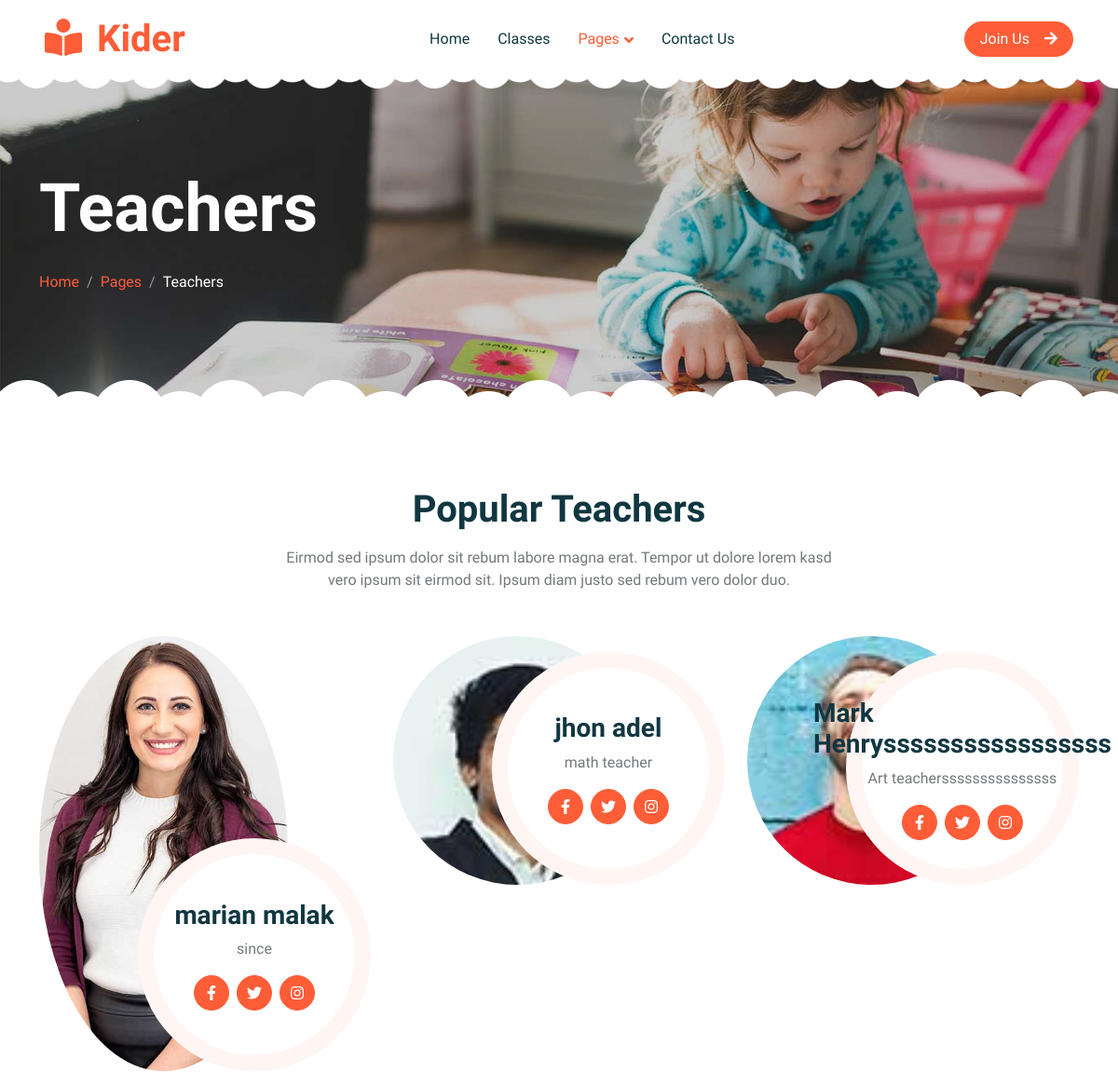
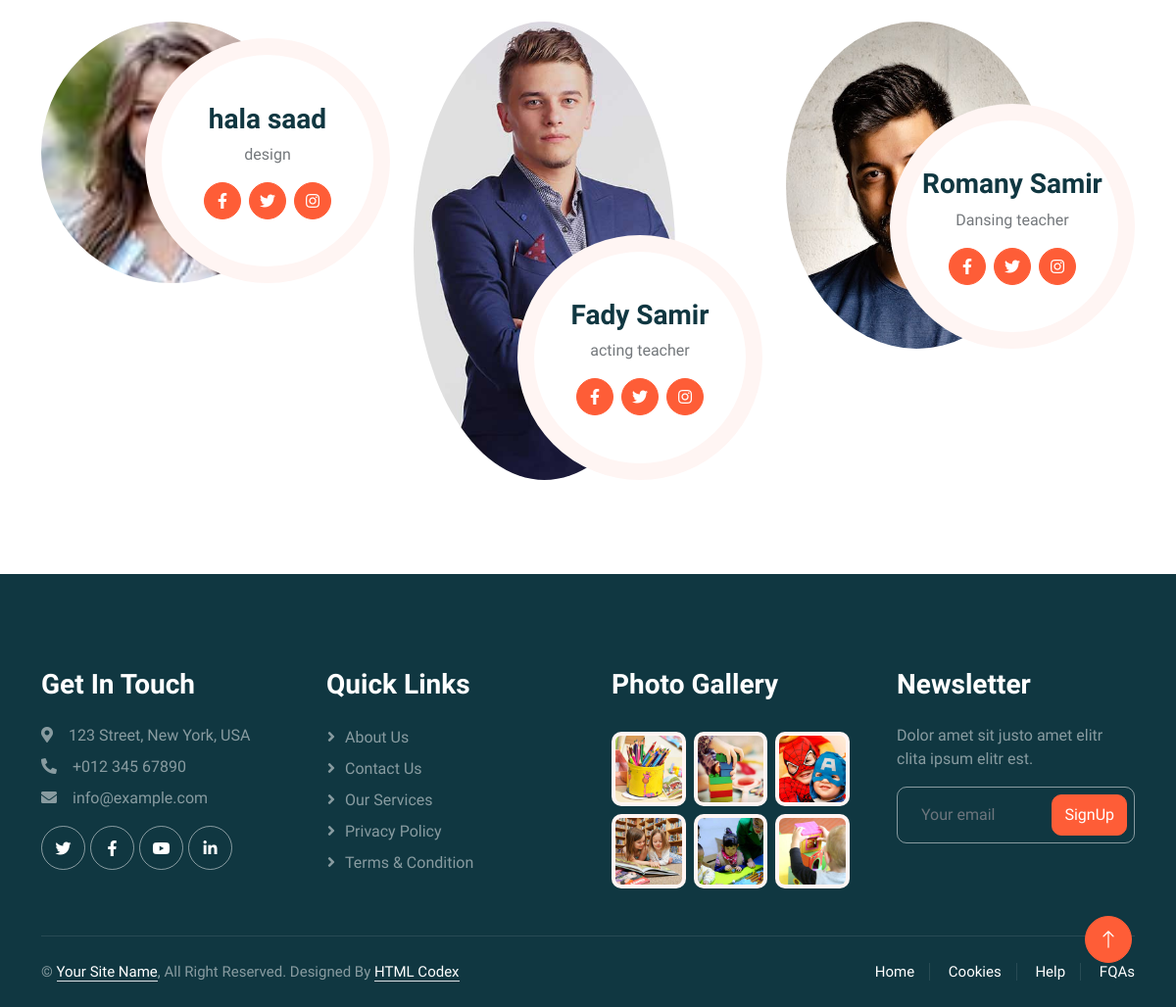
The app's page /team.php with its own data (2 pictures, top to bottom).
### tables this page shows
CREATE TABLE `teachers` (
  `id` int(11) NOT NULL,
  `regDate` timestamp NOT NULL DEFAULT current_timestamp(),
  `fullName` varchar(50) NOT NULL,
  `jobTitle` varchar(50) NOT NULL,
  `published` tinyint(4) NOT NULL,
  `image` varchar(50) NOT NULL
);

### team.php (called while the page is built)
<?php
require_once "pagesIncludes/header.php";
require_once "includes/team.php";
require_once "pagesIncludes/footer.php";
?>

### includes/team.php (the view, shortened to what this page needs)
<?php
require_once "admin/includes/conn.php";
$sql = " SELECT * FROM `teachers` WHERE `published`=1 ;";
$stmt = $conn->prepare($sql);
$stmt->execute();
$teachers = $stmt->fetchAll();
?>
<div class="container-xxl py-5">
            <div class="container">
                <div class="text-center mx-auto mb-5 wow fadeInUp" data-wow-delay="0.1s" style="max-width: 600px;">
                    <h1 class="mb-3">Popular Teachers</h1>
                    <p>Eirmod sed ipsum dolor sit rebum labore magna erat. Tempor ut dolore lorem kasd vero ipsum sit
                        eirmod sit. Ipsum diam justo sed rebum vero dolor duo.</p>
                </div>
                <div class="row g-4">
                <?php  foreach($teachers as $teacher){ ?>
                    <div class="col-lg-4 col-md-6 wow fadeInUp" data-wow-delay="0.1s">
                        <div class="team-item position-relative">
                            <img class="img-fluid rounded-circle w-75" src="img/<?php echo $teacher['image'] ?>" alt="">
                            <div class="team-text">
                                <h3><?php echo $teacher['fullName']; ?></h3>
                                <p><?php echo $teacher['jobTitle']; ?></p>
                                <div class="d-flex align-items-center">
                                    <a class="btn btn-square btn-primary mx-1" href="https://www.facebook.com/"><i class="fab fa-facebook-f"></i></a>
                                    <a class="btn btn-square btn-primary  mx-1" href="https://x.com/?lang=en"><i class="fab fa-twitter"></i></a>
                                    <a class="btn btn-square btn-primary  mx-1" href="https://www.instagram.com/?hl=en"><i class="fab fa-instagram"></i></a>
                                </div>
                            </div>
                        </div>
                    </div>
                <?php } ?>
                </div>
            </div>
        </div>

### pagesIncludes/header.php (shortened to what this page needs)
<!DOCTYPE html>
<html lang="en">
<head>
    <link href="https://cdnjs.cloudflare.com/ajax/libs/font-awesome/5.10.0/css/all.min.css" rel="stylesheet">
    <link href="https://cdn.jsdelivr.net/npm/bootstrap-icons@1.4.1/font/bootstrap-icons.css" rel="stylesheet">
    <link href="lib/animate/animate.min.css" rel="stylesheet">
    <link href="lib/owlcarousel/assets/owl.carousel.min.css" rel="stylesheet">
    <link href="css/bootstrap.min.css" rel="stylesheet">
    <link href="css/style.css" rel="stylesheet">
</head>
<body>
    <div class="container-xxl bg-white p-0">
        <nav class="navbar navbar-expand-lg bg-white navbar-light sticky-top px-4 px-lg-5 py-lg-0">
            <a href="index.html" class="navbar-brand">
                <h1 class="m-0 text-primary"><i class="fa fa-book-reader me-3"></i>Kider</h1>
            </a>
            <div class="collapse navbar-collapse" id="navbarCollapse">
                <div class="navbar-nav mx-auto">
                    <a href="index.php" class="nav-item nav-link">Home</a>
                    <a href="classes.php" class="nav-item nav-link">Classes</a>
                    <div class="nav-item dropdown">
                        <a href="#" class="nav-link dropdown-toggle active" data-bs-toggle="dropdown">Pages</a>
                    </div>
                    <a href="contact.html" class="nav-item nav-link">Contact Us</a>
                </div>
                <a href="" class="btn btn-primary rounded-pill px-3 d-none d-lg-block">Join Us<i class="fa fa-arrow-right ms-3"></i></a>
            </div>
        </nav>
        <div class="container-xxl py-5 page-header position-relative mb-5">
            <div class="container py-5">
                <h1 class="display-2 text-white animated slideInDown mb-4">Teachers</h1>
                <nav aria-label="breadcrumb animated slideInDown">
                    <ol class="breadcrumb">
                        <li class="breadcrumb-item"><a href="#">Home</a></li>
                        <li class="breadcrumb-item"><a href="#">Pages</a></li>
                        <li class="breadcrumb-item text-white active" aria-current="page">Teachers</li>
                    </ol>
                </nav>
            </div>
        </div>

### pagesIncludes/footer.php (shortened to what this page needs)
 <div class="container-fluid bg-dark text-white-50 footer pt-5 mt-5 wow fadeIn" data-wow-delay="0.1s">
            <div class="container py-5">
                <div class="row g-5">
                    <div class="col-lg-3 col-md-6">
                        <h3 class="text-white mb-4">Get In Touch</h3>
                        <p class="mb-2"><i class="fa fa-map-marker-alt me-3"></i>123 Street, New York, USA</p>
                        <p class="mb-2"><i class="fa fa-phone-alt me-3"></i>+012 345 67890</p>
                        <p class="mb-2"><i class="fa fa-envelope me-3"></i>info@example.com</p>
                        <div class="d-flex pt-2">
                            <a class="btn btn-outline-light btn-social" href=""><i class="fab fa-twitter"></i></a>
                            <a class="btn btn-outline-light btn-social" href=""><i class="fab fa-facebook-f"></i></a>
                            <a class="btn btn-outline-light btn-social" href=""><i class="fab fa-youtube"></i></a>
                            <a class="btn btn-outline-light btn-social" href=""><i class="fab fa-linkedin-in"></i></a>
                        </div>
                    </div>
                    <div class="col-lg-3 col-md-6">
                        <h3 class="text-white mb-4">Quick Links</h3>
                        <a class="btn btn-link text-white-50" href="">About Us</a>
                        <a class="btn btn-link text-white-50" href="">Contact Us</a>
                        <a class="btn btn-link text-white-50" href="">Our Services</a>
                        <a class="btn btn-link text-white-50" href="">Privacy Policy</a>
                        <a class="btn btn-link text-white-50" href="">Terms & Condition</a>
                    </div>
                    <div class="col-lg-3 col-md-6">
                        <h3 class="text-white mb-4">Photo Gallery</h3>
                        <div class="row g-2 pt-2">
                            <div class="col-4">
                                <img class="img-fluid rounded bg-light p-1" src="img/classes-1.jpg" alt="">
                            </div>
                            <div class="col-4">
                                <img class="img-fluid rounded bg-light p-1" src="img/classes-2.jpg" alt="">
                            </div>
                            <div class="col-4">
                                <img class="img-fluid rounded bg-light p-1" src="img/classes-3.jpg" alt="">
                            </div>
                            <div class="col-4">
                                <img class="img-fluid rounded bg-light p-1" src="img/classes-4.jpg" alt="">
                            </div>
                            <div class="col-4">
                                <img class="img-fluid rounded bg-light p-1" src="img/classes-5.jpg" alt="">
                            </div>
                            <div class="col-4">
                                <img class="img-fluid rounded bg-light p-1" src="img/classes-6.jpg" alt="">
                            </div>
                        </div>
                    </div>
                    <div class="col-lg-3 col-md-6">
                        <h3 class="text-white mb-4">Newsletter</h3>
                        <p>Dolor amet sit justo amet elitr clita ipsum elitr est.</p>
                        <div class="position-relative mx-auto" style="max-width: 400px;">
                            <input class="form-control bg-transparent w-100 py-3 ps-4 pe-5" type="text" placeholder="Your email">
                            <button type="button" class="btn btn-primary py-2 position-absolute top-0 end-0 mt-2 me-2">SignUp</button>
                        </div>
                    </div>
                </div>
            </div>
            <div class="container">
                <div class="copyright">
                    <div class="row">
                        <div class="col-md-6 text-center text-md-start mb-3 mb-md-0">
                            &copy; <a class="border-bottom" href="#">Your Site Name</a>, All Right Reserved.
							Designed By <a class="border-bottom" href="https://htmlcodex.com">HTML Codex</a>
                        </div>
                        <div class="col-md-6 text-center text-md-end">
                            <div class="footer-menu">
                                <a href="">Home</a>
                                <a href="">Cookies</a>
                                <a href="">Help</a>
                                <a href="">FQAs</a>
                            </div>
                        </div>
                    </div>
                </div>
            </div>
        </div>
        <a href="#" class="btn btn-lg btn-primary btn-lg-square back-to-top"><i class="bi bi-arrow-up"></i></a>
    </div>
</body>
</html>

### css/style.css (style rules this page uses)
:root { --primary: #FE5D37; --light: #FFF5F3; --dark: #103741; }
.back-to-top { position: fixed; display: none; right: 45px; bottom: 45px; z-index: 99; }
.btn { font-weight: 500; transition: .5s; }
.btn.btn-primary { color: #FFFFFF; }
.btn-square { width: 38px; height: 38px; }
.btn-lg-square { width: 48px; height: 48px; }
.btn-square, .btn-sm-square, .btn-lg-square { padding: 0; display: flex; align-items: center; justify-content: center; font-weight: normal; border-radius: 50px; }
h1, h2, h3, h4, .h1, .h2, .h3, .h4, .display-1, .display-2, .display-3, .display-4, .display-5, .display-6 { font-family: 'Lobster Two', cursive; font-weight: 700; }
.navbar .navbar-nav .nav-link { padding: 30px 15px; color: var(--dark); font-weight: 500; outline: none; }
.navbar .navbar-nav .nav-link:hover, .navbar .navbar-nav .nav-link.active { color: var(--primary); }
.navbar.sticky-top { top: -100px; transition: .5s; }
.navbar .dropdown-toggle::after { border: none; content: "\f107"; font-family: "Font Awesome 5 Free"; font-weight: 900; vertical-align: middle; margin-left: 5px; transition: .5s; }
.header-carousel::before, .header-carousel::after, .page-header::before, .page-header::after { position: absolute; content: ""; width: 100%; height: 10px; top: 0; left: 0; background: url(../img/bg-header-top.png) center center repeat-x; z-index: 1; }
.header-carousel::after, .page-header::after { height: 19px; top: auto; bottom: 0; background: url(../img/bg-header-bottom.png) center center repeat-x; }
.page-header { background: linear-gradient(rgba(0, 0, 0, .2), rgba(0, 0, 0, .2)), url(../img/carousel-1.jpg) center center no-repeat; background-size: cover; }
.breadcrumb-item + .breadcrumb-item::before { color: rgba(255, 255, 255, .5); }
.team-item .team-text { position: absolute; width: 250px; height: 250px; bottom: 0; right: 0; display: flex; align-items: center; justify-content: center; flex-direction: column; background: #FFFFFF; border: 17px solid var(--light); border-radius: 250px; transition: .5s; }
.footer .btn.btn-social { margin-right: 5px; width: 45px; height: 45px; display: flex; align-items: center; justify-content: center; color: #FFFFFF; border: 1px solid rgba(255,255,255,0.5); border-radius: 45px; transition: .3s; }
.footer .btn.btn-link { display: block; margin-bottom: 5px; padding: 0; text-align: left; font-size: 16px; font-weight: normal; text-transform: capitalize; transition: .3s; }
.footer .btn.btn-link::before { position: relative; content: "\f105"; font-family: "Font Awesome 5 Free"; font-weight: 900; margin-right: 10px; }
.footer .form-control { border-color: rgba(255,255,255,0.5); }
.footer .copyright { padding: 25px 0; font-size: 15px; border-top: 1px solid rgba(256, 256, 256, .1); }
.footer .copyright a { color: #FFFFFF; }
.footer .footer-menu a { margin-right: 15px; padding-right: 15px; border-right: 1px solid rgba(255, 255, 255, .1); }
.footer .footer-menu a:last-child { margin-right: 0; padding-right: 0; border-right: none; }

### records on screen
teachers: image (picture), fullName "marian malak", jobTitle "since"
teachers: fullName "jhon adel", jobTitle "math teacher"
teachers: fullName "Mark Henrysssssssssssssssss", jobTitle "Art teachersssssssssssssss"
teachers: fullName "hala saad", jobTitle "design"
teachers: image (picture), fullName "Fady Samir", jobTitle "acting teacher"
teachers: fullName "Romany Samir", jobTitle "Dansing teacher"
